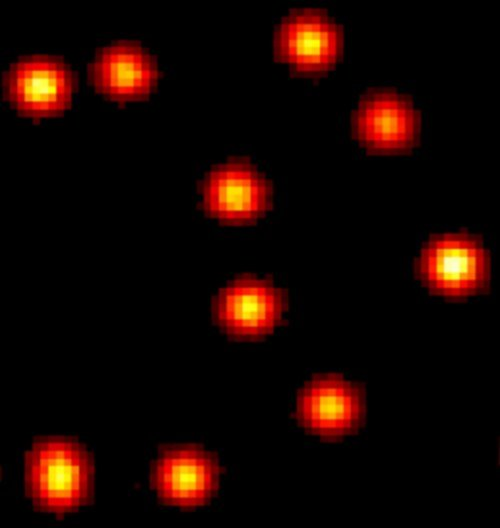
%> input picture Matlab/_particles.jpg, 500 x 528 px
$ octave --eval "result = approxR(rgb2gray(imread('_particles.jpg')));"   (GNU Octave 9; MATLAB toolbox functions it lacks are replaced by stand-ins)
%> lines starting %> are read from the running program, lines starting %| are printed output that depends on the picture; in (x1, y1, x2, y2) boxes, pixels count from 0 and x2, y2 are one past the last pixel; in counts of white or black regions, pixels touching at a corner belong together; the program's own positions count from 1
function [ R ] = approxR( img , fast)
%Contours: renvoie le rayon moyen de figures pr閟entes sur une image

%Idee: seuil d'Otsu, puis d閠ections de zones, Somme sur ces zones des
%pixels blancs: on approxime un cercle dont la somme de ses pixels est alors fonction du rayon.


%Entr閑s:
%   img: image en nuance de gris/ 2D
%   fast: calcule la moyenne que sur les fast premier rayons (sinon moins)
%Sortie:
%   R : valeur moyenne des rayons

%Par Mau Adrien;


%%
%Chargement

imbin = img<graythresh(img); %image binarisee avec le seuil par la regle d'otsu
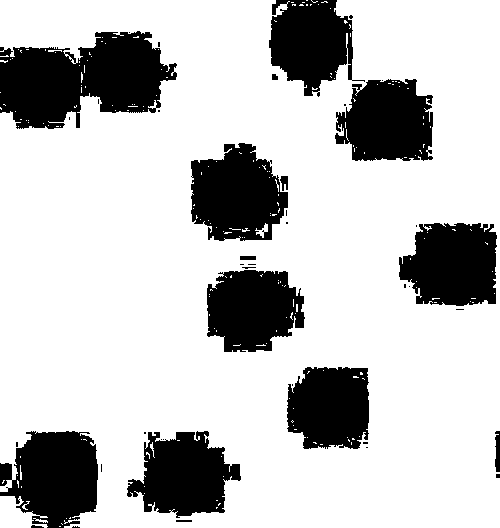
%> imbin: size 528x500 logical; 76.1% white; 42 black regions (27 under 20 px), largest, box (x1, y1, x2, y2) and area: (0, 31, 177, 129) 11484, (0, 431, 98, 528) 6979, (191, 143, 288, 241) 6915

%%
%traitement preliminaire
se = strel('disk',1); %seuil pour fermeture
imop=imclose(imbin,se); %fermeture
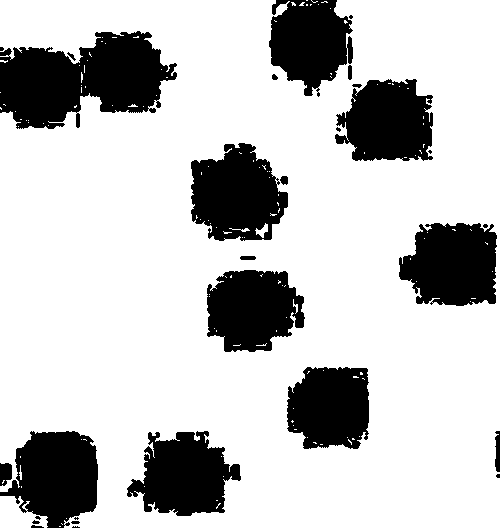
%> imop: size 528x500 logical; 76.5% white; 29 black regions (9 under 20 px), largest, box (x1, y1, x2, y2) and area: (0, 31, 177, 129) 11293, (191, 143, 288, 241) 6819, (399, 223, 497, 306) 6562
%%
%compte

[L,num]=bwlabel(1-imop,4); %le deuxieme arg definit le voisinage
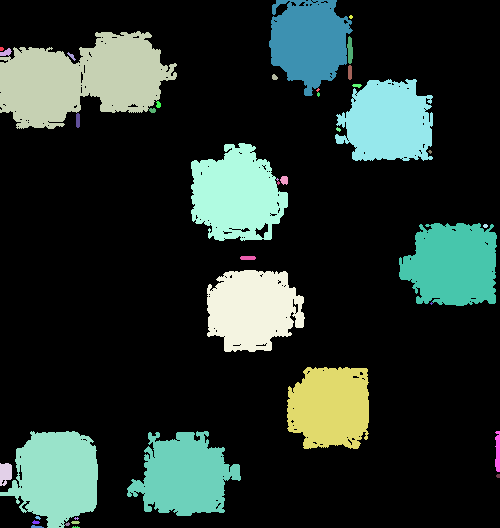
%> L: size 528x500 double; 41 distinct labels, from 0 to 40; one colour per label, 0 black
%> num = 40


if (~exist('fast','var'))
   fast=num;
%> fast = 40
end

%Selection des labels et reperage centres...
barycentres=zeros(3,num);

%pour chaque forme, ou pour les fast premieres formes:

for lab=1:round(min(fast,num))
    temp=(L==lab);
    [y,x]=find(temp);
    barycentres(1,lab)=mean(x);
    barycentres(2,lab)=mean(y);
    x=x-barycentres(1,lab);
    y=y-barycentres(2,lab);
	barycentres(3,lab)=(sum(sqrt(x.*x+y.*y))*3/(2*pi))^(1/3); %rayon (sum = integrale de r^2 dr dtheta)
end
%> this loop made 40 passes
%> (y, x) on passes 1, 12, 13, 23, 24, 27: ([48; 49; 50; 51; 48; 49; 50; 51; 48; 49; 50; 51; 49; 50], [1; 1; 1; 1; 2; 2; 2; 2; 3; 3; 3; 3; 4; 4]), ([528; 527; 528; 528; 527; 528; 528; 527; 528; 528; 528], [73; 74; 74; 75; 76; 76; 77; 78; 78; 79; 80]), ([0; -1; 0; 1; 0; -1; 0; 1; 0], [-2; -1; -1; -1; 0; 1; 1; 1; 2]), ([0; -1; 0; 1; 0], [-1; 0; 0; 0; 1]), ([-0.5; 0.5; -1.5; -0.5; 0.5; 1.5; -0.5; 0.5], [-1; -1; 0; 0; 0; 0; 1; 1]), ([0.5; -0.5; 0.5; 1.5; -1.5; -0.5; 0.5; -0.5], [-1.5; -0.5; -0.5; -0.5; 0.5; 0.5; 0.5; 1.5])
%> x on passes 8, 9, 38: [36; 37; 37; 37; 38; 38; 38; 39; 39; 39; 40; 40; 40; 41], [66; 67; 67; 67; 68; 68; 68; 69; 69; 69; 69; 70; 70], [-2; -2; -1; -1; -1; -1; 0; 0; 0; 0; 1; 1; 1; 1; 2; 2]
%> pass 1, in approxR, `temp=(L==lab);`:
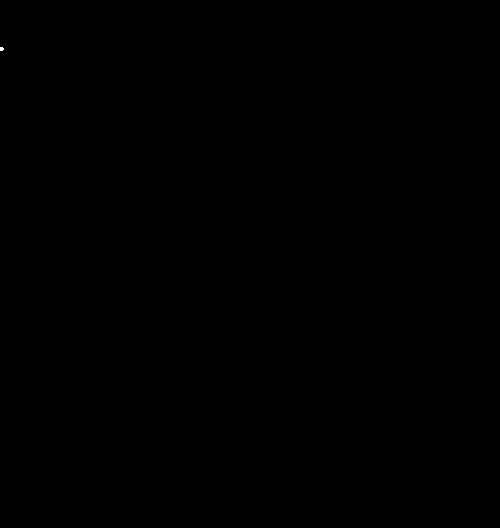
%> temp: size 528x500 logical; 0.01% white; 1 white region (1 under 20 px)
%> pass 3, in approxR, `temp=(L==lab);`:
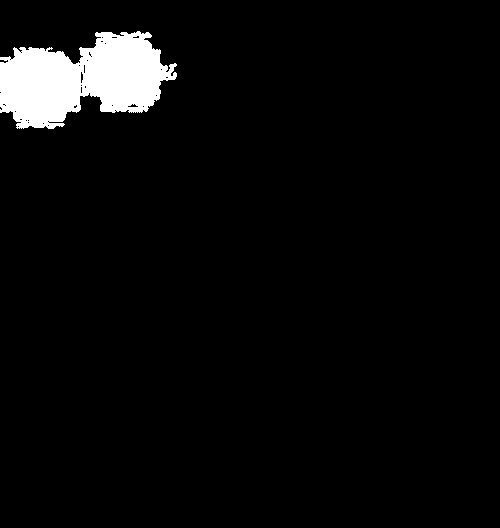
%> temp: size 528x500 logical; 4.2% white; 1 white region, box (x1, y1, x2, y2) and area: (0, 31, 177, 129) 11123
%> after the loop, barycentres = 40 columns, first 8: [2.29 6.66 82.75 6.06 57.26 37.15 36.43 38.5; 49.5 53.2 80.16 473.8 476.9 527.4 522.9 518.3; 2.11 4.54 63.49 8.75 45.81 3.44 2.69 2.17]
R=mean(barycentres(3,:));
%> R = 13.06


end
